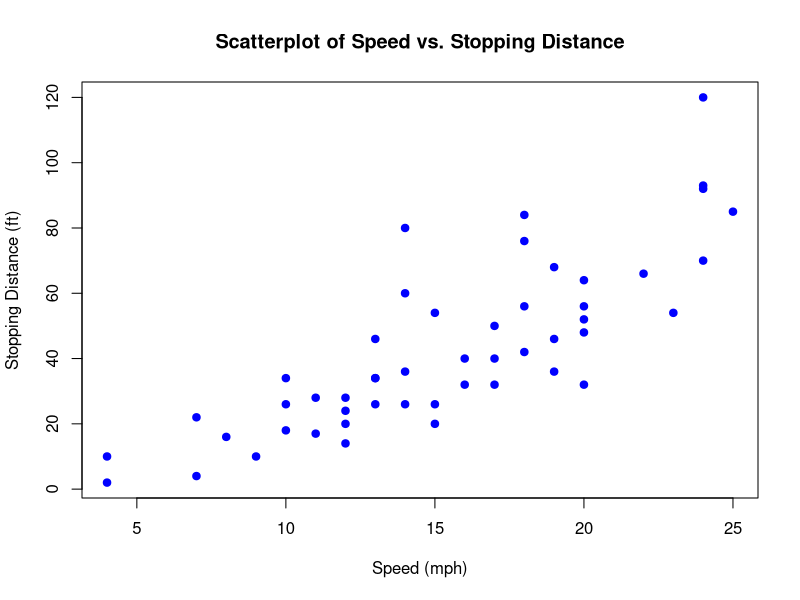
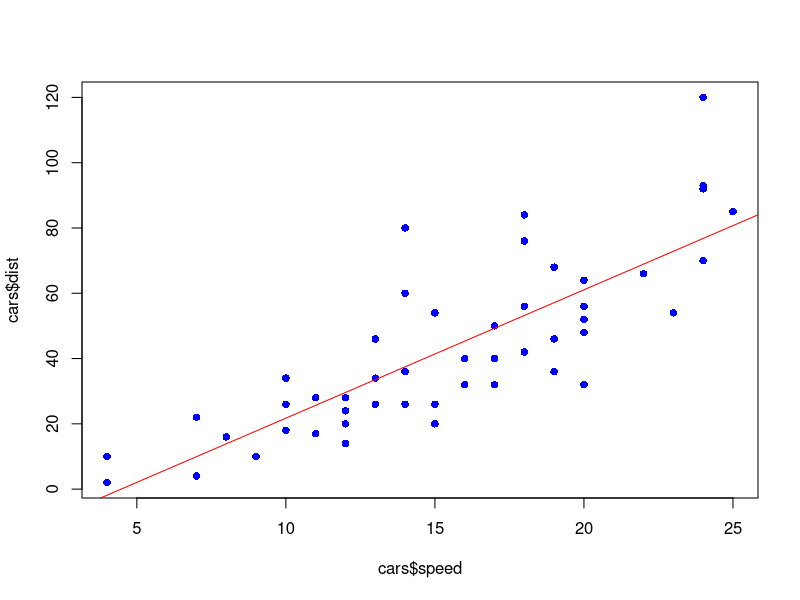
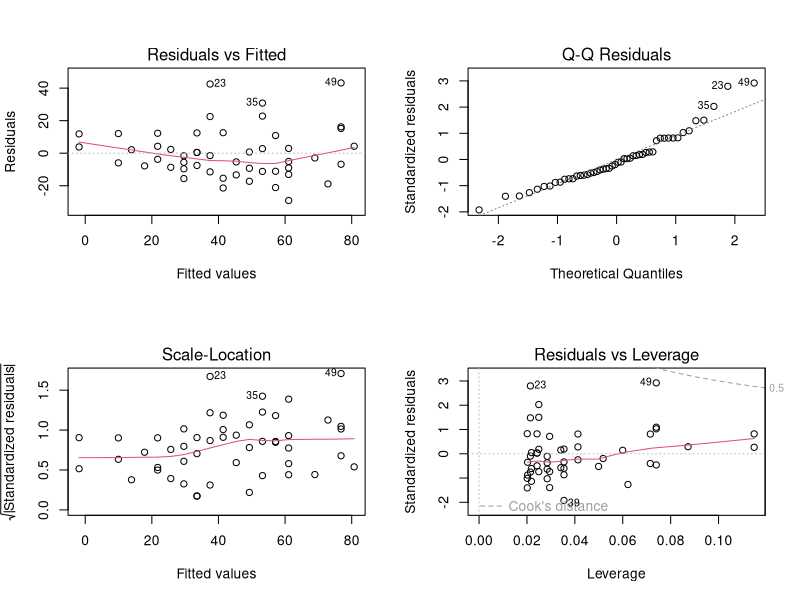

Write the R code that produced these figures, in order.
## ---- chunk 1
# Scatterplot: Speed vs. Stopping Distance
plot(cars$speed, cars$dist, main = "Scatterplot of Speed vs. Stopping Distance", 
     xlab = "Speed (mph)", ylab = "Stopping Distance (ft)", pch = 19, col = "blue")
## ---- chunk 2
# Fit a Linear Model
model <- lm(dist ~ speed, data = cars)

# Summary of the Linear Model
summary(model)
## ---- chunk 3
# Overlay Regression Line on Scatterplot
# Create the scatterplot
plot(cars$speed, cars$dist, pch = 16, col = "blue")

# Overlay the regression line
abline(model, col = "red")
## ---- chunk 4
# Residual Analysis Plots
par(mfrow = c(2, 2))
plot(model)
